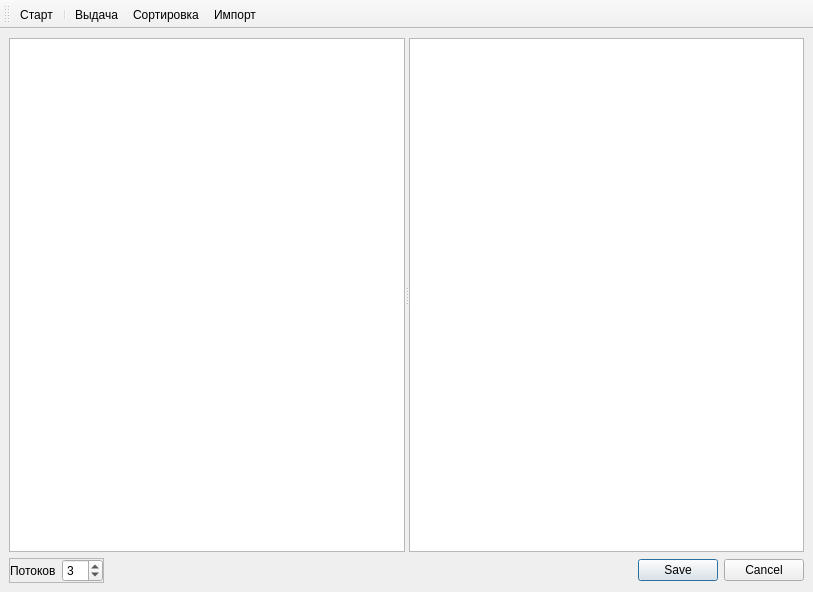
<?xml version="1.0" encoding="UTF-8"?>
<ui version="4.0">
 <class>MainWindow</class>
 <widget class="QMainWindow" name="MainWindow">
  <property name="windowModality">
   <enum>Qt::ApplicationModal</enum>
  </property>
  <property name="geometry">
   <rect>
    <x>0</x>
    <y>0</y>
    <width>813</width>
    <height>592</height>
   </rect>
  </property>
  <property name="windowTitle">
   <string>Парсер страниц</string>
  </property>
  <widget class="QWidget" name="centralwidget">
   <layout class="QGridLayout" name="gridLayout_2">
    <item row="1" column="0">
     <widget class="QFrame" name="frame">
      <property name="sizePolicy">
       <sizepolicy hsizetype="Minimum" vsizetype="Minimum">
        <horstretch>0</horstretch>
        <verstretch>1</verstretch>
       </sizepolicy>
      </property>
      <property name="frameShape">
       <enum>QFrame::StyledPanel</enum>
      </property>
      <property name="frameShadow">
       <enum>QFrame::Raised</enum>
      </property>
      <layout class="QGridLayout" name="gridLayout">
       <property name="margin">
        <number>0</number>
       </property>
       <item row="0" column="1">
        <widget class="QSpinBox" name="threads_sb">
         <property name="minimum">
          <number>1</number>
         </property>
         <property name="value">
          <number>3</number>
         </property>
        </widget>
       </item>
       <item row="0" column="0">
        <widget class="QLabel" name="label">
         <property name="text">
          <string>Потоков</string>
         </property>
         <property name="buddy">
          <cstring>threads_sb</cstring>
         </property>
        </widget>
       </item>
      </layout>
     </widget>
    </item>
    <item row="1" column="1">
     <widget class="QDialogButtonBox" name="buttonBox">
      <property name="standardButtons">
       <set>QDialogButtonBox::Cancel|QDialogButtonBox::Save</set>
      </property>
     </widget>
    </item>
    <item row="0" column="0" colspan="2">
     <widget class="QSplitter" name="splitter">
      <property name="sizePolicy">
       <sizepolicy hsizetype="Expanding" vsizetype="Preferred">
        <horstretch>0</horstretch>
        <verstretch>20</verstretch>
       </sizepolicy>
      </property>
      <property name="orientation">
       <enum>Qt::Horizontal</enum>
      </property>
      <widget class="QListView" name="sites_lv">
       <property name="contextMenuPolicy">
        <enum>Qt::ActionsContextMenu</enum>
       </property>
       <property name="selectionMode">
        <enum>QAbstractItemView::ExtendedSelection</enum>
       </property>
      </widget>
      <widget class="QListView" name="proxy_lv">
       <property name="contextMenuPolicy">
        <enum>Qt::ActionsContextMenu</enum>
       </property>
       <property name="selectionMode">
        <enum>QAbstractItemView::ExtendedSelection</enum>
       </property>
      </widget>
     </widget>
    </item>
   </layout>
  </widget>
  <widget class="QToolBar" name="toolBar">
   <property name="windowTitle">
    <string>toolBar</string>
   </property>
   <property name="toolButtonStyle">
    <enum>Qt::ToolButtonTextUnderIcon</enum>
   </property>
   <attribute name="toolBarArea">
    <enum>TopToolBarArea</enum>
   </attribute>
   <attribute name="toolBarBreak">
    <bool>false</bool>
   </attribute>
   <addaction name="actionStart"/>
   <addaction name="separator"/>
   <addaction name="actionSearch"/>
   <addaction name="actionFilter"/>
   <addaction name="actionImport"/>
  </widget>
  <action name="actionStart">
   <property name="icon">
    <iconset>
     <normaloff>control_play_blue.png</normaloff>control_play_blue.png</iconset>
   </property>
   <property name="text">
    <string>Старт</string>
   </property>
   <property name="toolTip">
    <string>Старт</string>
   </property>
  </action>
  <action name="actionSearch">
   <property name="icon">
    <iconset>
     <normaloff>google.png</normaloff>google.png</iconset>
   </property>
   <property name="text">
    <string>Выдача</string>
   </property>
   <property name="toolTip">
    <string>Выдача</string>
   </property>
  </action>
  <action name="actionImport">
   <property name="icon">
    <iconset>
     <normaloff>folder.png</normaloff>folder.png</iconset>
   </property>
   <property name="text">
    <string>Импорт</string>
   </property>
   <property name="toolTip">
    <string>Импорт</string>
   </property>
  </action>
  <action name="actionFilter">
   <property name="icon">
    <iconset>
     <normaloff>filter.png</normaloff>filter.png</iconset>
   </property>
   <property name="text">
    <string>Сортировка</string>
   </property>
   <property name="toolTip">
    <string>Сортировка</string>
   </property>
  </action>
  <action name="actionDelete">
   <property name="icon">
    <iconset>
     <normaloff>delete.png</normaloff>delete.png</iconset>
   </property>
   <property name="text">
    <string>Удалить</string>
   </property>
   <property name="toolTip">
    <string>Удалить</string>
   </property>
  </action>
 </widget>
 <resources/>
 <connections/>
</ui>
